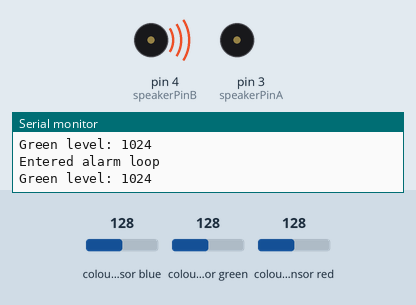
A sketch run on a simulated Arduino Uno, built with avr-gcc and run on an emulated ATmega328P. On the bench: buzzer (waves = sounding, pin HIGH), the last lines printed to the serial monitor. The test bench sets the inputs (shaded band); at power-on: colour sensor green 128, colour sensor blue 128, colour sensor red 128.

Above: at 1.6 s.
1.7 s: colour sensor green set to 28
5.3 s: colour sensor green set to 23
At 6.1 s:
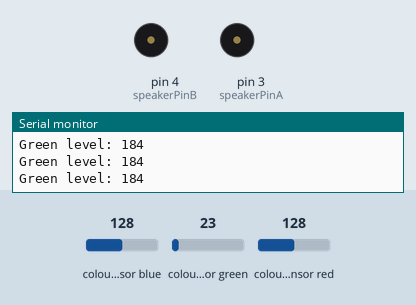
6.8 s: colour sensor green set to 64
At 10.3 s:
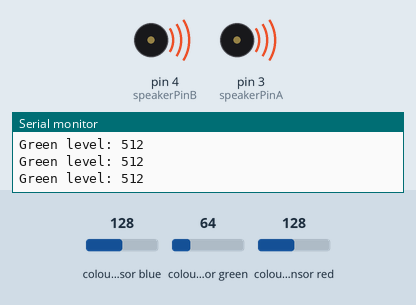
10.4 s: colour sensor green set to 5
At 11.0 s:
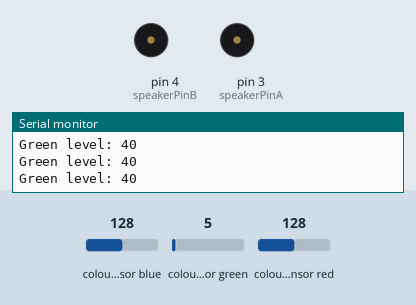
Timing chart, 0 to 13.1 s (numbered marks = the images above; inputs shaded):
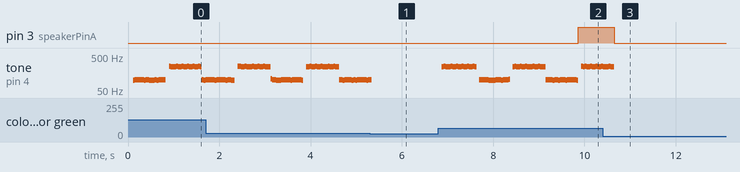

The sketch:

WashingMachineAlerter.ino
```cpp
#include <Wire.h>
#include <Adafruit_TCS34725.h>
#include <arduino.h>

#define speakerPinA 3
#define speakerPinB 4
#define toneA 1
#define toneB 4
#define timePerToneInMillis 750
#define alarmThreshholdBrightness 200


Adafruit_TCS34725 tcs = Adafruit_TCS34725(TCS34725_INTEGRATIONTIME_2_4MS, TCS34725_GAIN_4X);

volatile unsigned long speakerTimer;
volatile unsigned long TimeSinceLastVoltageReversal;
volatile unsigned long TimeSinceLastStatusCheck;
volatile boolean       toneState;
volatile boolean       alarmReset = false;
volatile boolean       speakerPinState;
uint16_t clear, red, green, blue;


void setup() {
  Serial.begin(115200);
  if (tcs.begin()) {
    Serial.println("Found sensor");
  } else {
    Serial.println("No sensor found");
    while (1); //halt
  }
  pinMode(speakerPinA, OUTPUT);
  pinMode(speakerPinB, OUTPUT);
  tcs.setInterrupt(true);
}


void loop() {
  updateBrightness();
  if (green > alarmThreshholdBrightness) {
    Serial.println(F("Entered alarm loop"));
    speakerTimer = millis();
    alarmReset = false;
    alarmLoop();
  }
}


void updateBrightness() {
  tcs.getRawData(&red, &green, &blue, &clear);
  Serial.println("Green level: " + String(green));
}


void alarmLoop() {
  TimeSinceLastStatusCheck = millis();
  while (!alarmReset){

    if (speakerTimer + timePerToneInMillis < millis()){
      speakerTimer = millis();
      toneState = !toneState;
      updateBrightness();
      if (green < alarmThreshholdBrightness){
        digitalWrite(speakerPinA, LOW);
        digitalWrite(speakerPinB, LOW);
        alarmReset = true;
        Serial.println(F("Alarm Reset"));
        return;
      }
    }

    if (toneState){

      if (TimeSinceLastVoltageReversal + toneA < millis()){
        swapPolarity();
        TimeSinceLastVoltageReversal = millis();
      }

    } else {

      if (TimeSinceLastVoltageReversal + toneB < millis()) {
        swapPolarity();
        TimeSinceLastVoltageReversal = millis();
      }
    }
  }
}

void swapPolarity() {
  //Serial.println(F("Swapped polarity"));
  speakerPinState = !speakerPinState;
  digitalWrite (speakerPinA, speakerPinState);
  digitalWrite (speakerPinB, !speakerPinState);
}
```

Measured:
- the behaviour switches between 25 and 24 on colour sensor green (found by bisection; images 0 and 1)
- after the input at 5.3 s, tone on pin 4 (speakerPinB): goes on until 5.3 s, then stays silent
- after the input at 6.8 s, pin 3 (speakerPinA): LOW → HIGH after 3.1 s; tone on pin 4 (speakerPinB): plays 244 Hz for 0.04 s, 251 Hz for 0.04 s, 244 Hz for 0.12 s, 251 Hz for 0.04 s, 244 Hz for 0.08 s, 251 Hz for 0.04 s … (48 notes in this stretch), starting after 0.08 s
- after the input at 10.4 s, pin 3 (speakerPinA): HIGH → LOW after 0.25 s instead of 2.5 s
- by itself, tone on pin 4 (speakerPinB): plays 101 Hz for 0.20 s, 98 Hz for 0.04 s, 101 Hz for 0.20 s, 98 Hz for 0.04 s, 101 Hz for 0.08 s, 98 Hz for 0.08 s … (46 notes in this stretch)
